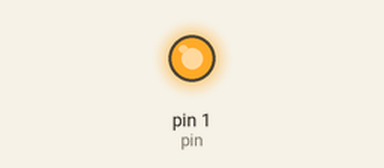
Bench run of a program on a simulated Raspberry Pi (wiringPi pin numbers). On the bench: output pins drawn as LEDs (lit = HIGH). Pin numbers are wiringPi numbers; what the program prints to the terminal is not drawn.

Above: at 0.2 s.
At 10.7 s:
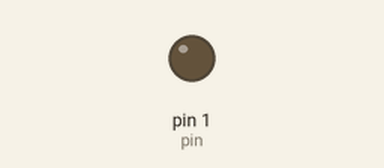
Timing chart, 0 to 11.7 s (numbered marks = the images above):
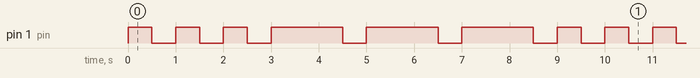

Measured:
- by itself, pin 1 (pin): repeats every 9.0 s: 2 × (LOW 0.50 s, HIGH 0.50 s), 3 × (LOW 0.50 s, HIGH 1.5 s), LOW 0.50 s, HIGH 0.50 s
- by itself, everything shown: repeats every 9.0 s, in 12 steps

The program:

lab5.1.6.py
```python
import time
import wiringpi
import sys

## practice 1

def blink(_pin, _periode, _number):
    for i in range(0,_number):
        wiringpi.digitalWrite(_pin, 1)    # Write 1 ( HIGH ) to pin
        time.sleep(_periode)
        wiringpi.digitalWrite(_pin, 0)
        time.sleep(short)

def turnoff(_pin):
    wiringpi.digitalWrite(_pin, 0)

#SETUP
print("Start")
pin = 1
short = 0.5
long = 1.5

wiringpi.wiringPiSetup()
wiringpi.pinMode(pin, 1)            # Set pins to mode 1 ( OUTPUT )

#MAIN
try:
    while True:
        blink(pin, short, 3)
        blink(pin, long, 3)
except KeyboardInterrupt:
    turnoff(pin)
    pass
#cleanup
print("Done")
```
